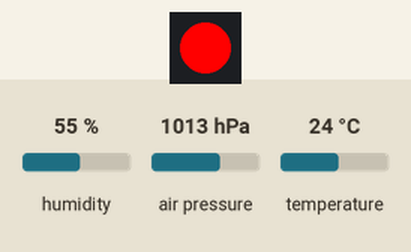
Simulated run of this program. Board: Raspberry Pi (BCM pin numbers). Shown: 1 RGB LEDs in strip order, left to right. The inputs (shaded band) are chosen by the test bench; at power-on: humidity 55 %, air pressure 1013 hPa, temperature 24 °C. The clock reads 2024-03-15 10:24:30 at power-on unless the program sets it; library files of the repository ran but are not shown: Adafruit_BME280.py; what the program prints to the terminal is not drawn.

Above: at 0.2 s.
At 0.7 s:
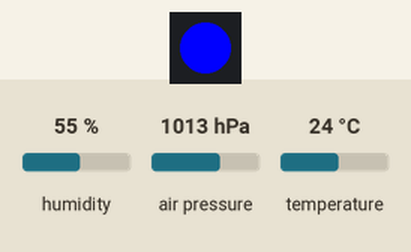
Timing chart, 0 to 2.2 s (numbered marks = the images above):
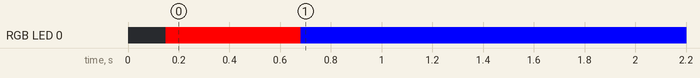

The program:

Example.py
```python
from Adafruit_BME280 import *
from time import sleep
from gpiozero import RGBLED

sensor = BME280(mode=BME280_OSAMPLE_8)
led = RGBLED(red=4, green=26, blue=19)
start_temp = False
counter = 0

while True:
	degrees = sensor.read_temperature()
	pascals = sensor.read_pressure()
	hectopascals = pascals / 100
	humidity = sensor.read_humidity()

	print 'Timestamp = {0:0.3f}'.format(sensor.t_fine)
	print 'Temp      = {0:0.3f} deg C'.format(degrees)
	print 'Pressure  = {0:0.2f} hPa'.format(hectopascals)
	print 'Humidity  = {0:0.2f} %'.format(humidity)
	print ' '

	if not start_temp and counter>3: start_temp = degrees
        counter += 1

	diff_temp = max(0, min(1, (degrees-start_temp)))
        #print(diff_temp)
	led.color = (diff_temp, 0,1-diff_temp)

	sleep(0.02)
```

Measured:
- by itself, RGB LED 0: off → RGB(255, 0, 0) at 0.15 s, → RGB(0, 0, 255) 0.53 s later
